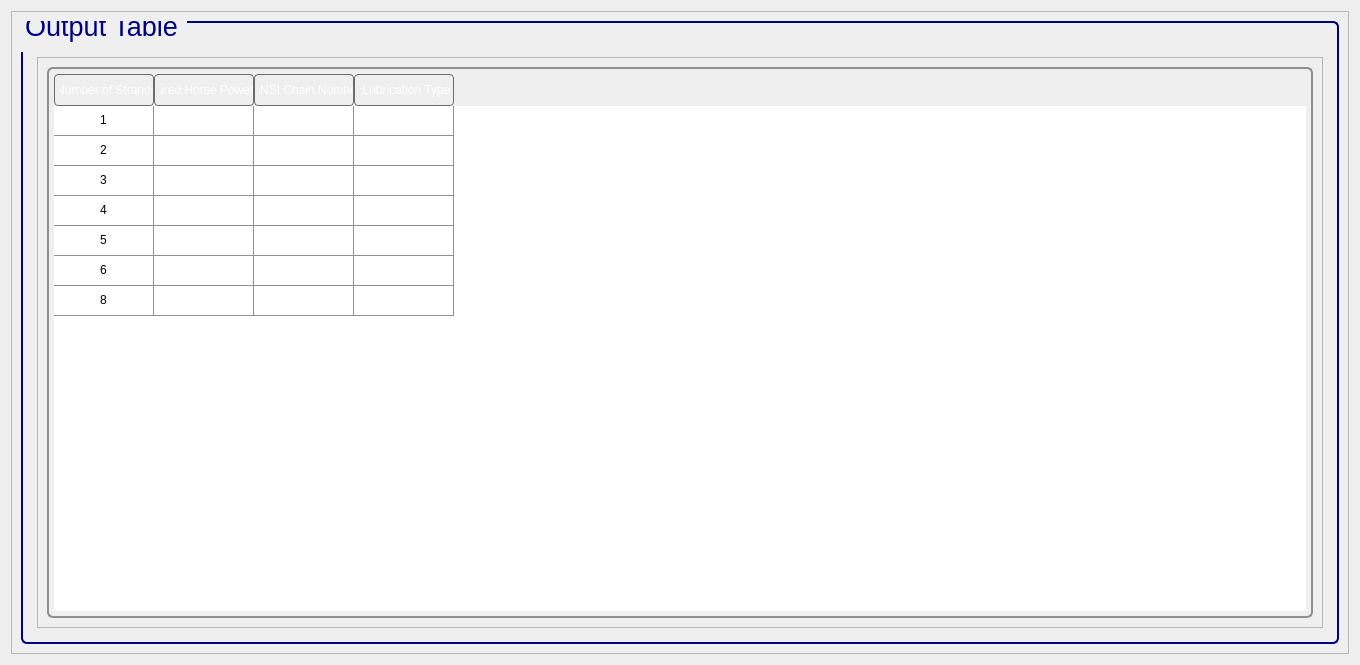
<?xml version="1.0" encoding="UTF-8"?>
<ui version="4.0">
 <class>Form</class>
 <widget class="QWidget" name="Form">
  <property name="geometry">
   <rect>
    <x>0</x>
    <y>0</y>
    <width>1360</width>
    <height>665</height>
   </rect>
  </property>
  <property name="windowTitle">
   <string>Form</string>
  </property>
  <layout class="QGridLayout" name="gridLayout_4">
   <item row="0" column="0">
    <widget class="QFrame" name="frame">
     <property name="frameShape">
      <enum>QFrame::StyledPanel</enum>
     </property>
     <property name="frameShadow">
      <enum>QFrame::Raised</enum>
     </property>
     <layout class="QGridLayout" name="gridLayout_2">
      <item row="0" column="0">
       <widget class="QGroupBox" name="groupBox_37">
        <property name="font">
         <font>
          <family>Segoe UI</family>
          <pointsize>20</pointsize>
          <weight>50</weight>
          <italic>false</italic>
          <bold>false</bold>
         </font>
        </property>
        <property name="styleSheet">
         <string notr="true">QGroupBox {
    border: 2px solid navy;
    border-radius: 6px;
    background-color: qlineargradient(x1:0, y1:0, x2:0, y2:1,
                                      stop:0 #f6f7fa, stop:1 #dadbde);
    font: 20pt &quot;Segoe UI&quot;;
    padding: 5px; /* add padding inside the group box */
    color: black;
}
QGroupBox::title {
    subcontrol-origin: margin;
    subcontrol-position: top left;
    padding-left: 0px;
    padding-right: 5px;
    padding-top: 0px;
    margin-top: -20px;  /* shift title up */
    color: navy;
    font-weight: bold;
}
</string>
        </property>
        <property name="title">
         <string>Output Table</string>
        </property>
        <layout class="QGridLayout" name="gridLayout">
         <item row="0" column="0">
          <spacer name="verticalSpacer_46">
           <property name="orientation">
            <enum>Qt::Vertical</enum>
           </property>
           <property name="sizeType">
            <enum>QSizePolicy::Fixed</enum>
           </property>
           <property name="sizeHint" stdset="0">
            <size>
             <width>20</width>
             <height>20</height>
            </size>
           </property>
          </spacer>
         </item>
         <item row="1" column="0">
          <widget class="QFrame" name="frame_67">
           <property name="frameShape">
            <enum>QFrame::StyledPanel</enum>
           </property>
           <property name="frameShadow">
            <enum>QFrame::Raised</enum>
           </property>
           <layout class="QFormLayout" name="formLayout_23">
            <item row="0" column="0" colspan="2">
             <widget class="QTableWidget" name="tableWidget_4">
              <property name="styleSheet">
               <string notr="true">QTableView {
    border: 2px solid #8f8f91;
    border-radius: 6px;
    background-color: qlineargradient(x1:0, y1:0, x2:0, y2:1,
                                      stop:0 #f6f7fa, stop:1 #dadbde);
    font: 10pt &quot;Roboto&quot;;
    padding: 5px;
    color: black;
    gridline-color: #8f8f91; /* optional: grid lines color */
}

/* Header sections (horizontal and vertical) */
QHeaderView::section {
    background-color: qlineargradient(x1:0, y1:0, x2:0, y2:1,
                                      stop:0 #616161, stop: 0.5 #505050, stop: 0.6 #434343, stop:1 #656565);
    color: white;
    padding-left: 5px;
    border: 1px solid #6c6c6c;
    font: bold 14pt &quot;Segoe UI&quot;;
    height: 30px; /* header height */
    border-radius: 4px;
}

/* Vertical header specific */
QHeaderView:vertical {
    min-width: 40px; /* ensure vertical header is wide enough */
    border-right: 1px solid #6c6c6c;
    background-color: qlineargradient(x1:0, y1:0, x2:0, y2:1,
                                      stop:0 #616161, stop: 0.5 #505050, stop: 0.6 #434343, stop:1 #656565);
}

/* Scrollbar background and border */
QTableView QScrollBar:vertical, QTableView QScrollBar:horizontal {
    background: qlineargradient(x1:0, y1:0, x2:0, y2:1,
                                stop:0 #f6f7fa, stop:1 #dadbde);
    border: 2px solid #8f8f91;
    border-radius: 6px;
    width: 14px;
    height: 14px;
    margin: 2px 0 2px 0;
}

/* Remove bottom button of vertical scrollbar */
QTableView QScrollBar::add-line:vertical {
    height: 0px;
    width: 0px;
    border: none;
    background: none;
    margin: 0px;
    padding: 0px;
}

/* Scrollbar handle */
QTableView QScrollBar::handle:vertical, QTableView QScrollBar::handle:horizontal {
    background: qlineargradient(x1:0, y1:0, x2:0, y2:1,
                                stop:0 #8f8f91, stop:1 #6f6f71);
    min-height: 20px;
    border-radius: 6px;
    border: 1px solid #6f6f71;
}

/* Scrollbar handle hover */
QTableView QScrollBar::handle:vertical:hover, QTableView QScrollBar::handle:horizontal:hover {
    background: qlineargradient(x1:0, y1:0, x2:0, y2:1,
                                stop:0 #6f6f71, stop:1 #4f4f51);
    border: 1px solid #4f4f51;
}

/* Scrollbar buttons (sub-line and add-line) */
QTableView QScrollBar::sub-line:vertical, QTableView QScrollBar::add-line:horizontal, QTableView QScrollBar::sub-line:horizontal {
    background: #8f8f91;
    border: none;
    border-radius: 3px;
    height: 14px;
    width: 14px;
    subcontrol-origin: margin;
}

/* Scrollbar buttons hover */
QTableView QScrollBar::sub-line:vertical:hover, QTableView QScrollBar::add-line:horizontal:hover, QTableView QScrollBar::sub-line:horizontal:hover {
    background: #6f6f71;
}

/* Scrollbar page areas transparent */
QTableView QScrollBar::add-page:vertical, QTableView QScrollBar::sub-page:vertical,
QTableView QScrollBar::add-page:horizontal, QTableView QScrollBar::sub-page:horizontal {
    background: transparent;
}
</string>
              </property>
              <property name="verticalScrollBarPolicy">
               <enum>Qt::ScrollBarAlwaysOff</enum>
              </property>
              <property name="horizontalScrollBarPolicy">
               <enum>Qt::ScrollBarAlwaysOff</enum>
              </property>
              <property name="sizeAdjustPolicy">
               <enum>QAbstractScrollArea::AdjustToContents</enum>
              </property>
              <attribute name="horizontalHeaderStretchLastSection">
               <bool>false</bool>
              </attribute>
              <attribute name="verticalHeaderVisible">
               <bool>false</bool>
              </attribute>
              <attribute name="verticalHeaderStretchLastSection">
               <bool>false</bool>
              </attribute>
              <row>
               <property name="text">
                <string>1</string>
               </property>
               <property name="textAlignment">
                <set>AlignCenter</set>
               </property>
              </row>
              <row>
               <property name="text">
                <string>2</string>
               </property>
               <property name="textAlignment">
                <set>AlignCenter</set>
               </property>
              </row>
              <row>
               <property name="text">
                <string>3</string>
               </property>
              </row>
              <row>
               <property name="text">
                <string>4</string>
               </property>
              </row>
              <row>
               <property name="text">
                <string>5</string>
               </property>
              </row>
              <row>
               <property name="text">
                <string>6</string>
               </property>
              </row>
              <row>
               <property name="text">
                <string>8</string>
               </property>
              </row>
              <column>
               <property name="text">
                <string>Number of Strands</string>
               </property>
              </column>
              <column>
               <property name="text">
                <string>Required Horse Power(Hp) </string>
               </property>
              </column>
              <column>
               <property name="text">
                <string>ANSI Chain Number</string>
               </property>
              </column>
              <column>
               <property name="text">
                <string>Lubrication Type</string>
               </property>
              </column>
              <item row="0" column="0">
               <property name="text">
                <string>1</string>
               </property>
               <property name="textAlignment">
                <set>AlignCenter</set>
               </property>
              </item>
              <item row="0" column="1">
               <property name="text">
                <string/>
               </property>
               <property name="textAlignment">
                <set>AlignCenter</set>
               </property>
              </item>
              <item row="1" column="0">
               <property name="text">
                <string>2</string>
               </property>
               <property name="textAlignment">
                <set>AlignCenter</set>
               </property>
              </item>
              <item row="1" column="1">
               <property name="text">
                <string/>
               </property>
               <property name="textAlignment">
                <set>AlignCenter</set>
               </property>
              </item>
              <item row="2" column="0">
               <property name="text">
                <string>3</string>
               </property>
               <property name="textAlignment">
                <set>AlignCenter</set>
               </property>
              </item>
              <item row="2" column="1">
               <property name="text">
                <string/>
               </property>
               <property name="textAlignment">
                <set>AlignCenter</set>
               </property>
              </item>
              <item row="3" column="0">
               <property name="text">
                <string>4</string>
               </property>
               <property name="textAlignment">
                <set>AlignCenter</set>
               </property>
              </item>
              <item row="3" column="1">
               <property name="text">
                <string/>
               </property>
               <property name="textAlignment">
                <set>AlignCenter</set>
               </property>
              </item>
              <item row="4" column="0">
               <property name="text">
                <string>5</string>
               </property>
               <property name="textAlignment">
                <set>AlignCenter</set>
               </property>
              </item>
              <item row="4" column="1">
               <property name="text">
                <string/>
               </property>
               <property name="textAlignment">
                <set>AlignCenter</set>
               </property>
              </item>
              <item row="5" column="0">
               <property name="text">
                <string>6</string>
               </property>
               <property name="textAlignment">
                <set>AlignCenter</set>
               </property>
              </item>
              <item row="5" column="1">
               <property name="text">
                <string/>
               </property>
               <property name="textAlignment">
                <set>AlignCenter</set>
               </property>
              </item>
              <item row="6" column="0">
               <property name="text">
                <string>8</string>
               </property>
               <property name="textAlignment">
                <set>AlignCenter</set>
               </property>
              </item>
              <item row="6" column="1">
               <property name="text">
                <string/>
               </property>
               <property name="textAlignment">
                <set>AlignCenter</set>
               </property>
              </item>
             </widget>
            </item>
           </layout>
          </widget>
         </item>
        </layout>
       </widget>
      </item>
     </layout>
    </widget>
   </item>
  </layout>
 </widget>
 <resources/>
 <connections/>
</ui>
